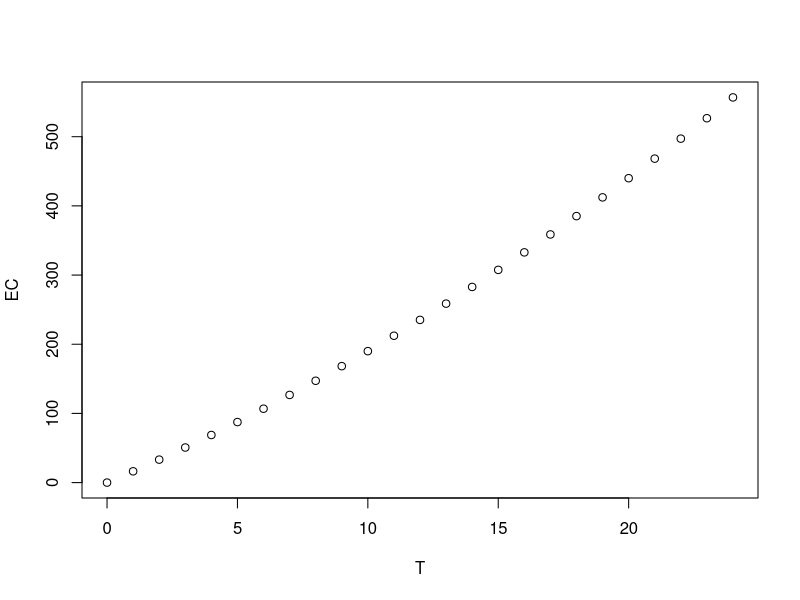

Generate this figure with R:
# oefening 2: Metaalzaagmachines
# verwachte kost
0.3*6^2+16*6 + 0.3*20^2+16*20
T <- 0:24
EC <- 16*T + 0.3*T^2
plot(T,EC)

# oefening 3: Assemblagelijn
dbinom(2,2,0.12)
dbinom(5,20,0.12)

# oefening 4: Basketbalspeler
1-pbinom(4,12,0.25)
12*0.25

# oefening 5: Overboekingen
n <- 201:214
P <- 1-pbinom(200,n,0.95)
P